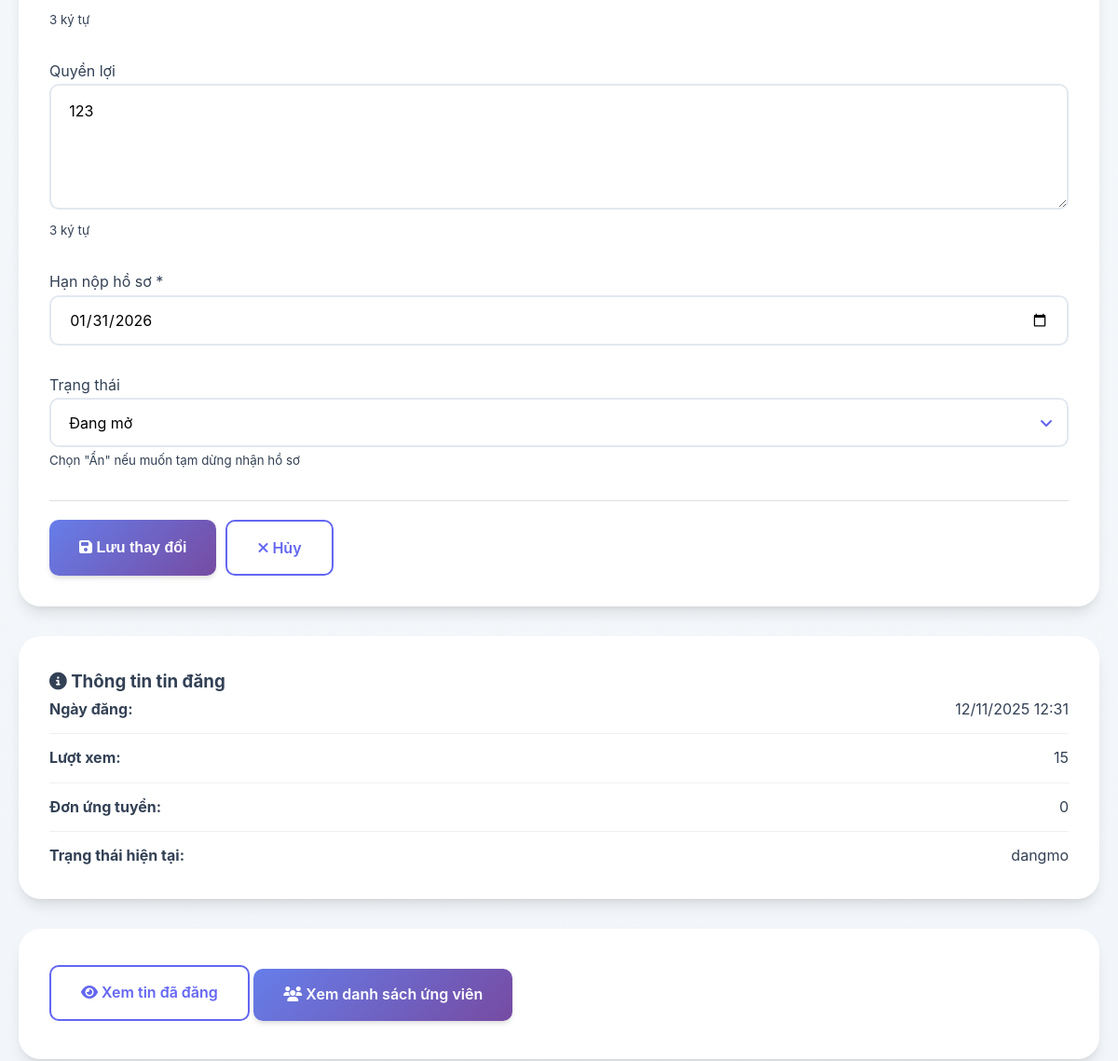
/nhatuyendung/suatin/13 (signed in, middle part), run on an earlier commit of the app's database.
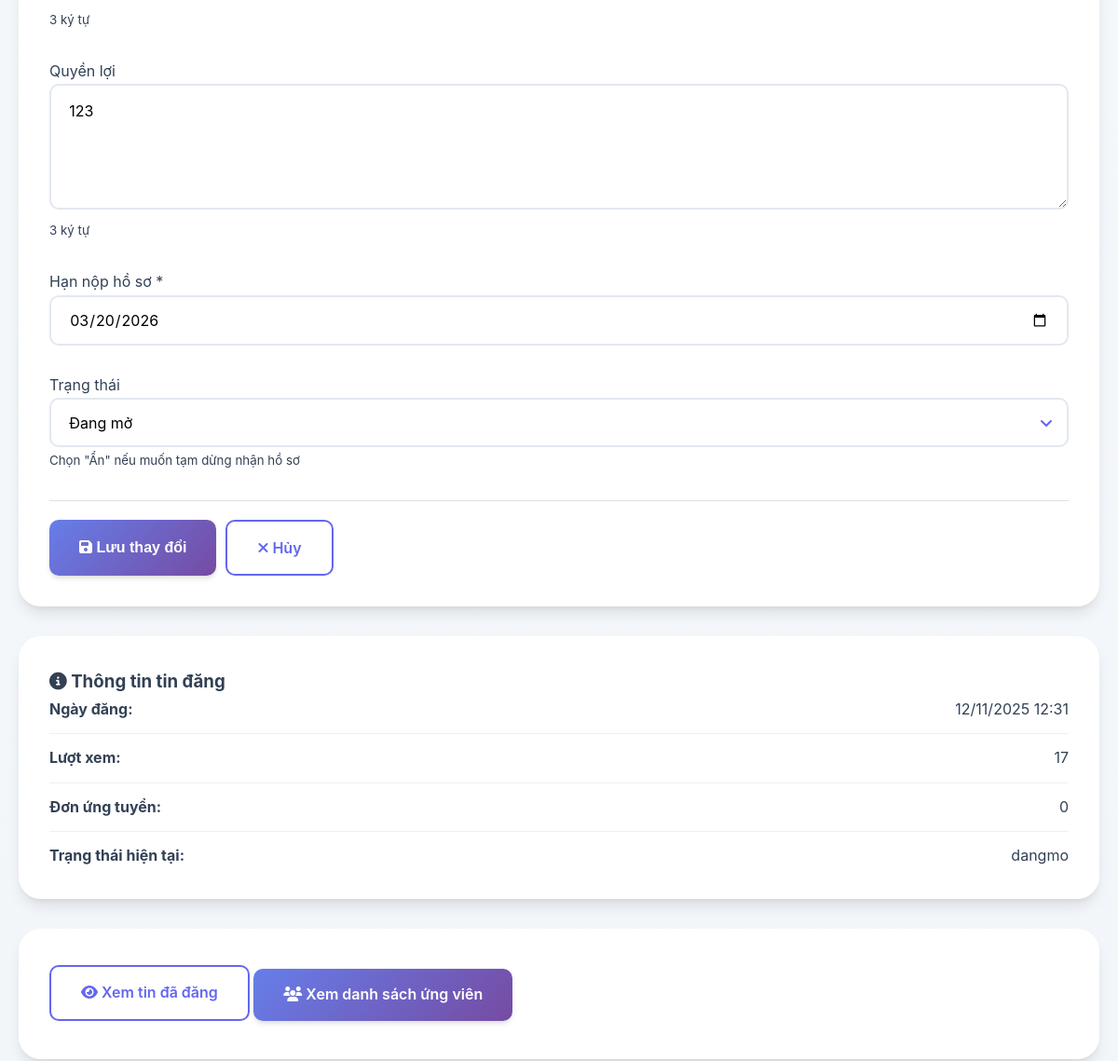
And on a later commit of the database.
### tables this page shows
CREATE TABLE `tintuyendung` (
  `id` int(11) NOT NULL,
  `nguoidung_id` int(11) NOT NULL COMMENT 'ID nhà tuyển dụng',
  `tieude` varchar(500) NOT NULL,
  `nganhnghe_id` int(11) NOT NULL,
  `mucluong_id` int(11) DEFAULT NULL,
  `loaicongviec_id` int(11) DEFAULT NULL,
  `tinhthanh_id` int(11) DEFAULT NULL,
  `diachilamviec` text DEFAULT NULL,
  `soluong` int(11) DEFAULT 1,
  `gioitinh_yc` enum('nam','nu','khongphanbiet') DEFAULT 'khongphanbiet',
  `mota` text DEFAULT NULL,
  `yeucau` text DEFAULT NULL,
  `quyenloi` text DEFAULT NULL,
  `ngayhethan` date NOT NULL,
  `trangthai` enum('choduyet','dangmo','hethan','dong','an') DEFAULT 'choduyet',
  `luotxem` int(11) DEFAULT 0,
  `ngaydang` datetime DEFAULT current_timestamp(),
  `ngaycapnhat` datetime DEFAULT current_timestamp() ON UPDATE current_timestamp()
);

### app/controllers/NhatuyendungController.php (called while the page is built, shortened)
<?php
require_once BASE_PATH . 'app/models/TinTuyenDungModel.php';
class NhatuyendungController extends BaseController {
    private $tinModel;
    private $danhMucModel;
    public function __construct() {
        $this->tinModel = new TinTuyenDungModel();
        $this->danhMucModel = new DanhMucModel();
    }
    public function suatin($id) {
        $tin = $this->tinModel->layChiTiet($id);
        $danhMuc = $this->layDanhMuc();
        $data = [
            'pageTitle' => 'Sửa tin tuyển dụng',
            'tin' => $tin,
            'danhMuc' => $danhMuc
        ];
        $this->view('nhatuyendung/suatin', $data);
    }
    private function layDanhMuc() {
        return [
            'nganhnghe' => $this->danhMucModel->layNganhNghe(),
            'tinhthanh' => $this->danhMucModel->layTinhThanh(),
            'mucluong' => $this->danhMucModel->layMucLuong(),
            'loaicongviec' => $this->danhMucModel->layLoaiCongViec()
        ];
    }
}
?>

### app/core/Database.php (called while the page is built, shortened)
<?php
class Database {
    private static $instance = null;
    private $connection;
    private function __construct() {
        try {
            $this->connection = new PDO(
                "mysql:host=" . DB_HOST . ";dbname=" . DB_NAME . ";charset=utf8mb4",
                DB_USER,
                DB_PASS,
                [
                    PDO::ATTR_ERRMODE => PDO::ERRMODE_EXCEPTION,
                    PDO::ATTR_DEFAULT_FETCH_MODE => PDO::FETCH_ASSOC,
                    PDO::ATTR_EMULATE_PREPARES => false
                ]
            );
        } catch (PDOException $e) {
            error_log("Database connection failed: " . $e->getMessage());
            if (DEBUG_MODE) {
                die("Lỗi kết nối database: " . $e->getMessage());
            } else {
                die("Không thể kết nối đến cơ sở dữ liệu. Vui lòng thử lại sau.");
            }
        }
    }
    public static function getInstance() {
        if (self::$instance === null) {
            self::$instance = new self();
        }
        return self::$instance;
    }
    public function getConnection() {
        return $this->connection;
    }
}

### app/models/TinTuyenDungModel.php (called while the page is built, shortened)
<?php
class TinTuyenDungModel {
    private $db;
    private $table = 'tintuyendung';
    public function __construct() {
        $this->db = Database::getInstance()->getConnection();
    }
    public function layChiTiet($id) {
        $sql = "SELECT t.*, n.tennganh, tt.tentinh, m.tenmucluong, l.tenloai,
                nd.hoten, nd.email, nd.sodienthoai, nd.xacminh,
                nhatd.tencongty, nhatd.diachi_congty, nhatd.website, nhatd.logo,
                nhatd.mota as motacongty, nhatd.quymo, nhatd.linhvuc
                FROM " . $this->table . " t
                LEFT JOIN nganhnghe n ON t.nganhnghe_id = n.id
                LEFT JOIN tinhthanh tt ON t.tinhthanh_id = tt.id
                LEFT JOIN mucluong m ON t.mucluong_id = m.id
                LEFT JOIN loaicongviec l ON t.loaicongviec_id = l.id
                LEFT JOIN nguoidung nd ON t.nguoidung_id = nd.id
                LEFT JOIN thongtinnhatuyendung nhatd ON nd.id = nhatd.nguoidung_id
                WHERE t.id = :id";
        $stmt = $this->db->prepare($sql);
        $stmt->bindParam(':id', $id);
        $stmt->execute();
        return $stmt->fetch(PDO::FETCH_ASSOC);
    }
}
?>

### app/views/nhatuyendung/suatin.php (the view, shortened to what the changed rows need)
<?php require_once BASE_PATH . 'app/views/layouts/header.php'; ?>
<div class="container" style="margin-top: 100px;">
    <div class="row">
        <div class="col-md-8">
            <div class="card">
                <div class="card-body">
                    <form method="POST" action="<?php echo BASE_URL; ?>nhatuyendung/xulySuatin/<?php echo $tin['id']; ?>" id="formSuatin">
                        <div class="form-group">
                            <small class="char-counter"><?php echo strlen($tin['yeucau']); ?> ký tự</small>
                        </div>
                        <div class="form-group">
                            <label for="quyenloi">Quyền lợi</label>
                            <textarea class="form-control"
                                      id="quyenloi"
                                      name="quyenloi"
                                      rows="4"><?php echo htmlspecialchars($tin['quyenloi'] ?? ''); ?></textarea>
                            <small class="char-counter"><?php echo strlen($tin['quyenloi'] ?? ''); ?> ký tự</small>
                        </div>
                        <div class="form-group">
                            <label for="hannop">Hạn nộp hồ sơ <span class="required">*</span></label>
                            <input type="date"
                                   class="form-control"
                                   id="hannop"
                                   name="hannop"
                                   value="<?php echo !empty($tin['ngayhethan']) ? date('Y-m-d', strtotime($tin['ngayhethan'])) : ''; ?>"
                                   min="<?php echo date('Y-m-d'); ?>"
                                   required>
                        </div>
                        <div class="form-group">
                            <label for="trangthai">Trạng thái</label>
                            <select class="form-control" id="trangthai" name="trangthai">
                                <option value="dangmo" <?php echo $tin['trangthai'] == 'dangmo' ? 'selected' : ''; ?>>Đang mở</option>
                            </select>
                            <small class="form-text text-muted">
                                Chọn "Ẩn" nếu muốn tạm dừng nhận hồ sơ
                            </small>
                        </div>
                        <div class="form-actions">
                            <button type="submit" class="btn btn-primary">
                                <i class="fas fa-save"></i> Lưu thay đổi
                            </button>
                            <a href="<?php echo BASE_URL; ?>nhatuyendung/danhsachtin" class="btn btn-outline">
                                <i class="fas fa-times"></i> Hủy
                            </a>
                        </div>
                    </form>
                </div>
            </div>
        </div>
        <div class="col-md-4">
            <div class="card">
                <div class="card-header">
                    <h3><i class="fas fa-info-circle"></i> Thông tin tin đăng</h3>
                </div>
                <div class="card-body">
                    <div class="info-list">
                        <div class="info-row">
                            <strong>Ngày đăng:</strong>
                            <span><?php echo date('d/m/Y H:i', strtotime($tin['ngaydang'])); ?></span>
                        </div>
                        <div class="info-row">
                            <strong>Lượt xem:</strong>
                            <span><?php echo number_format($tin['luotxem']); ?></span>
                        </div>
                        <div class="info-row">
                            <strong>Đơn ứng tuyển:</strong>
                            <span><?php echo number_format($tin['sodon'] ?? 0); ?></span>
                        </div>
                        <div class="info-row">
                            <strong>Trạng thái hiện tại:</strong>
                            <?php
                            $statusLabels = [
                                'choduyet' => '<span class="badge badge-warning">Chờ duyệt</span>',
                                'dangmo' => '<span class="badge badge-success">Đang mở</span>',
                                'an' => '<span class="badge badge-secondary">Đã ẩn</span>',
                                'hethan' => '<span class="badge badge-danger">Hết hạn</span>'
                            ];
                            echo $statusLabels[$tin['trangthai']] ?? $tin['trangthai'];
                            ?>
                        </div>
                    </div>
                </div>
            </div>
            <div class="card" style="margin-top: 20px;">
                <div class="card-body">
                    <a href="<?php echo BASE_URL; ?>tintuyendung/chitiet/<?php echo $tin['id']; ?>"
                       class="btn btn-outline btn-block"
                       target="_blank" rel="noopener noreferrer">
                        <i class="fas fa-eye"></i> Xem tin đã đăng
                    </a>
                    <a href="<?php echo BASE_URL; ?>nhatuyendung/danhsachungvien/<?php echo $tin['id']; ?>"
                       class="btn btn-primary btn-block"
                       style="margin-top: 10px;">
                        <i class="fas fa-users"></i> Xem danh sách ứng viên
                    </a>
                </div>
            </div>
        </div>
    </div>
</div>
<?php require_once BASE_PATH . 'app/views/layouts/footer.php'; ?>

What changed in the data, as far as the page shows it:
changed tintuyendung "dangmo": hannop "01/31/2026" → "03/20/2026"; luotxem "15" → "17"
